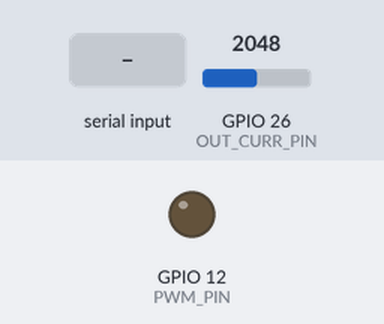
Recording of a sketch running on a simulated ESP32. Shown: output pins drawn as LEDs (lit = HIGH). The test bench sets the inputs (shaded band); at power-on: GPIO 26 (OUT_CURR_PIN) = 2048. WiFi joins after 1.5 s; servers stay silent unless stated; the local clock reads 2024-03-15 10:24:30 at power-on unless the sketch sets it; random numbers use the default seed unless the sketch sets one; what the sketch prints to the serial monitor is not drawn.

Above: at 3.1 s.
3.2 s: "1" received over Serial
At 3.36 s:
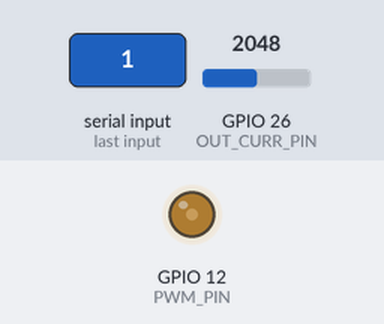
At 5.1 s:
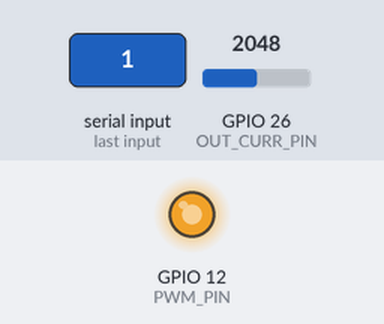
6.2 s: "1" received over Serial
At 6.61 s:
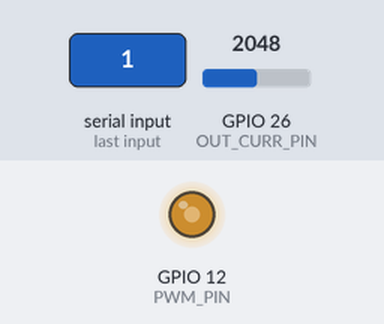
9.2 s: "0" received over Serial
Timing chart, 0 to 12.2 s (numbered marks = the images above; inputs shaded):
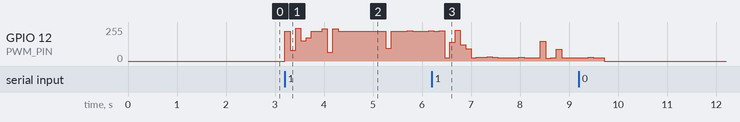

Measured:
- after the input at 3.2 s, GPIO 12 (PWM_PIN): 0/255 → 224/255 at once, → 79/255 0.11 s later, → 245/255 0.11 s later, → 151/255 0.11 s later, … (23 changes in this stretch)

The sketch:

Gamppt.ino
```cpp
#include <Arduino.h>
#include <WiFi.h>
#include <HTTPClient.h>
#include <time.h>

// --- Configuration ---
const int PWM_PIN = 12;
const int OUT_CURR_PIN = 26;
const int POP_SIZE = 5;
const int GENE_LENGTH = 10; // 10-bit สำหรับ 0-1023

// --- Wi-Fi & Firebase Configuration (ที่เพิ่มเข้ามา) ---
const char* WIFI_SSID = "YOUR_WIFI_SSID";          // ใส่ชื่อ Wi-Fi ของคุณ
const char* WIFI_PASSWORD = "YOUR_WIFI_PASSWORD";  // ใส่รหัสผ่าน Wi-Fi ของคุณ
const char* FIREBASE_HOST = "https://projectga-d3f20-default-rtdb.asia-southeast1.firebasedatabase.app";

// --- NTP Time Server (ที่เพิ่มเข้ามา) ---
const char* ntpServer = "pool.ntp.org";
const long  gmtOffset_sec = 7 * 3600; // GMT+7 สำหรับประเทศไทย
const int   daylightOffset_sec = 0;   // ไม่มี Daylight Saving ในไทย

// --- GA Data Structure ---
int population[POP_SIZE][GENE_LENGTH]; // ยีนเป็น Array 2 มิติ [ประชากร][บิต]
float fitness[POP_SIZE];

float offsetOut;
const float sensitivity = 0.0622;
const float vBat = 12.6;

// --- System Control ---
bool isRunning = false;      // Status การทำงาน
unsigned long stepCount = 0; // ตัวแปรนับจำนวนครั้งที่แสดงผล (1 รุ่น = 1 Step)

// --- Global variables for 1-hour averaging ---
float accumulatedPower = 0.0;
float accumulatedCurrent = 0.0;
unsigned int sampleCount = 0;
int targetHour = -1;
String targetDate = "";

// --- ฟังก์ชันที่เพิ่มเข้ามาสำหรับจัดการ Wi-Fi, NTP และ Firebase ---
void connectWiFiAndNTP() {
  WiFi.begin(WIFI_SSID, WIFI_PASSWORD);
  Serial.print("Connecting to Wi-Fi");
  int wifiTimeout = 0;
  while (WiFi.status() != WL_CONNECTED && wifiTimeout < 20) { // รอสูงสุด 10 วินาที
    delay(500);
    Serial.print(".");
    wifiTimeout++;
  }

  if (WiFi.status() == WL_CONNECTED) {
    Serial.println("\n[Wi-Fi] Connected successfully!");
    Serial.print("[Wi-Fi] IP Address: ");
    Serial.println(WiFi.localIP());

    // ตั้งค่าเวลา NTP
    configTime(gmtOffset_sec, daylightOffset_sec, ntpServer);
    Serial.println("[NTP] Time synchronized.");
  } else {
    Serial.println("\n[Wi-Fi] Connection failed. Operating in offline mode.");
  }
}

void sendDataToFirebase(float power, float current, String dateStr, int hour) {
  if (WiFi.status() == WL_CONNECTED) {
    HTTPClient http;
    // สร้าง URL: /history/<date>/<hour>.json
    String url = String(FIREBASE_HOST) + "/history/" + dateStr + "/" + String(hour) + ".json";

    http.begin(url);
    http.addHeader("Content-Type", "application/json");

    // สร้าง JSON Body สำหรับส่ง
    String jsonPayload = "{\"watt\":" + String(power, 2) + ",\"amp\":" + String(current, 2) + "}";

    // ส่งข้อมูลแบบ PATCH (จะปรับปรุงข้อมูล watt และ amp ที่ชั่วโมงนั้นๆ เสมอ)
    int httpResponseCode = http.PATCH(jsonPayload);

    if (httpResponseCode > 0) {
      Serial.printf("[Firebase] Send Success (HTTP %d): %s\n", httpResponseCode, jsonPayload.c_str());
    } else {
      Serial.printf("[Firebase] Send Failed: %s\n", http.errorToString(httpResponseCode).c_str());
    }
    http.end();
  }
}

void setup() {
  Serial.begin(115200);
  ledcAttach(PWM_PIN, 20000, 10);
  ledcWrite(PWM_PIN, 0); // ปิด MOSFET ไว้ก่อนเพื่อความปลอดภัย

  // 1. Calibration
  Serial.println("Calibrating... Please do not connect panel/load yet.");
  float sOut = 0;
  for(int i=0; i<200; i++) { sOut += analogRead(OUT_CURR_PIN); delay(2); }
  offsetOut = (sOut/200.0)*(3.3/4095.0);

  Serial.println("=========================================");
  Serial.println("     GA-MPPT Algorithm (Binary Gene)     ");
  Serial.println("=========================================");
  Serial.println(" พิมพ์ '1' : สั่งเริ่มรัน GA (เริ่มนับ Step 1 ใหม่)");
  Serial.println(" พิมพ์ '0' : สั่งหยุดฉุกเฉิน (Duty = 0)");
  Serial.println("-----------------------------------------");

  // เชื่อมต่อ Wi-Fi และดึงเวลา (เพิ่มเข้ามา)
  connectWiFiAndNTP();
}

// แปลง Binary Array เป็นตัวเลข Decimal (0-1023)
int binaryToDecimal(int genes[]) {
  int decimal = 0;
  for(int i=0; i<GENE_LENGTH; i++) {
    if(genes[i] == 1) {
      decimal += pow(2, (GENE_LENGTH - 1) - i);
    }
  }
  return decimal;
}

float getPower() {
  float iRaw = 0;
  for(int i=0; i<40; i++) { iRaw += analogRead(OUT_CURR_PIN); delayMicroseconds(100); }
  float voltage = (iRaw/40.0)*(3.3/4095.0);
  float current = (voltage - offsetOut) / sensitivity;
  return vBat * abs(current);
}

void loop() {
  // --- 1. ตรวจสอบคำสั่งควบคุมจาก Serial Monitor ---
  if (Serial.available() > 0) {
    char cmd = Serial.read();

    if (cmd == '0') {
      isRunning = false;
      ledcWrite(PWM_PIN, 0); // ตัดการทำงานทันที
      Serial.println("\n[EMERGENCY STOP] - PWM is OFF (0%)");
    }
    else if (cmd == '1') {
      isRunning = true;
      stepCount = 0;         // รีเซ็ตการนับ Step ให้เริ่ม 0 ใหม่

      // สุ่มประชากรรุ่นแรกใหม่ทุกครั้งที่กดเริ่ม
      for(int i=0; i<POP_SIZE; i++) {
        for(int j=0; j<GENE_LENGTH; j++) {
          population[i][j] = random(0, 2);
        }
      }

      Serial.println("\n[SYSTEM STARTED] - Searching for MPP...");
      // เปลี่ยนหัวคอลัมน์ให้เหลือแค่ Step กับ Watt
      Serial.println("Step,Watt");
    }
  }

  // --- 2. รันอัลกอริทึม GA ---
  if (isRunning) {
    int bestIdx = 0;
    float maxFit = -1;

    // Evaluation (ประเมินความเหมาะสมของประชากรทั้ง 5 ตัว)
    for(int i=0; i<POP_SIZE; i++) {
      int duty = binaryToDecimal(population[i]);
      ledcWrite(PWM_PIN, duty);
      delay(100); // หน่วงเวลาให้ระบบเสถียรก่อนอ่านค่า (Step time 100ms)

      fitness[i] = getPower();

      // หาตัวที่ดีที่สุด
      if(fitness[i] > maxFit) {
        maxFit = fitness[i];
        bestIdx = i;
      }
    }

    // --- แสดงผลเฉพาะตัวที่ดีที่สุดของรุ่น (1 รุ่น = 1 Step) ---
    stepCount++;
    Serial.print(stepCount); Serial.print(",");
    Serial.println(maxFit, 2);

    // --- ส่วนเก็บตัวอย่างทุก 15 วินาทีและหาค่าเฉลี่ยสะสมรายชั่วโมง (Running Average) ---
    static unsigned long lastSampleTime = 0;
    if (millis() - lastSampleTime >= 15000) {
      lastSampleTime = millis();

      float currentPower = maxFit;
      float currentAmp = maxFit / vBat;

      struct tm timeinfo;
      if (getLocalTime(&timeinfo)) {
        char dateStr[12];
        strftime(dateStr, sizeof(dateStr), "%Y-%m-%d", &timeinfo);
        int currentHour = timeinfo.tm_hour;

        // กำหนดชั่วโมงและวันที่เริ่มต้นตอนเริ่มระบบ
        if (targetHour == -1) {
          targetHour = currentHour;
          targetDate = String(dateStr);
        }

        // ตรวจสอบเมื่อสลับชั่วโมงใหม่ (เช่น จาก 12 ไป 13)
        if (currentHour != targetHour) {
          // เริ่มต้นรอบชั่วโมงใหม่ด้วยตัวอย่างแรกของชั่วโมงใหม่
          accumulatedPower = currentPower;
          accumulatedCurrent = currentAmp;
          sampleCount = 1;
          targetHour = currentHour;
          targetDate = String(dateStr);
        } else {
          // อยู่ในชั่วโมงเดิม สะสมค่าไปเรื่อยๆ
          accumulatedPower += currentPower;
          accumulatedCurrent += currentAmp;
          sampleCount++;
        }

        // คำนวณค่าเฉลี่ยสะสมจนถึงวินาทีปัจจุบัน
        float avgPower = accumulatedPower / sampleCount;
        float avgCurrent = accumulatedCurrent / sampleCount;

        // ส่งค่าเฉลี่ยสะสมอัปเดตเรียลไทม์ขึ้น Firebase (อัปเดตทุก 15 วินาที)
        sendDataToFirebase(avgPower, avgCurrent, targetDate, targetHour);
      }
    }

    // Reproduction (Crossover & Mutation)
    int nextGen[POP_SIZE][GENE_LENGTH];

    // Elitism: เก็บตัวที่ดีที่สุดไว้ที่ index 0 ของรุ่นถัดไปแน่นอน
    for(int j=0; j<GENE_LENGTH; j++) nextGen[0][j] = population[bestIdx][j];

    for(int i=1; i<POP_SIZE; i++) {
      // Single Point Crossover
      int crossoverPoint = random(1, GENE_LENGTH);
      for(int j=0; j<GENE_LENGTH; j++) {
        if(j < crossoverPoint) {
          nextGen[i][j] = population[0][j];
        } else {
          nextGen[i][j] = population[random(0, POP_SIZE)][j];
        }

        // Bit-Flip Mutation (โอกาสกลายพันธุ์ 5%)
        if(random(0, 100) < 5) {
          nextGen[i][j] = !nextGen[i][j];
        }
      }
    }

    // อัปเดตประชากรทั้งหมดเพื่อเตรียมรันในรุ่นต่อไป
    memcpy(population, nextGen, sizeof(population));
  }
}
```
